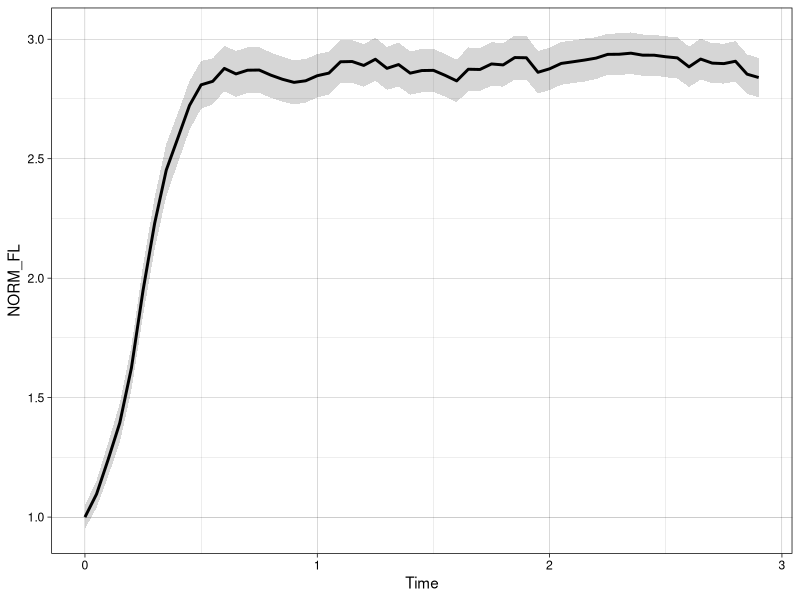

R code for this plot:
library(readr)
library(dplyr)
library(ggplot2)

# Read CellProfiler output
df <- read_csv("sample_cellprofiler_output.csv")
sec_per_frame <- 3 # seconds between frames

# Calculate per-cell mean (and SEM) fluorescence across frames
summary_df <- df %>%
  group_by(ImageNumber) %>%
  mutate(AVG_FL = mean(Intensity_IntegratedIntensity),
         SE_FL = sd(Intensity_IntegratedIntensity) / sqrt(n()),
         Time = (ImageNumber - 1)*sec_per_frame/60) %>%
  dplyr::select(ImageNumber, AVG_FL, SE_FL, Time) %>%
  distinct()

# Normalize fluorescence measurements to initial baseline and plot
norm_factor <- as.double(summary_df['AVG_FL'][1,])

summary_df %>%
  mutate(NORM_FL = AVG_FL / norm_factor,
         SE_NORM = SE_FL / norm_factor) %>%
  ggplot() + 
  geom_ribbon(aes(x = Time, ymin = NORM_FL - SE_NORM, ymax = NORM_FL + SE_NORM), alpha = 0.2) +
  geom_line(aes(x = Time, y = NORM_FL), size = 1) +
  theme_linedraw()

  
            